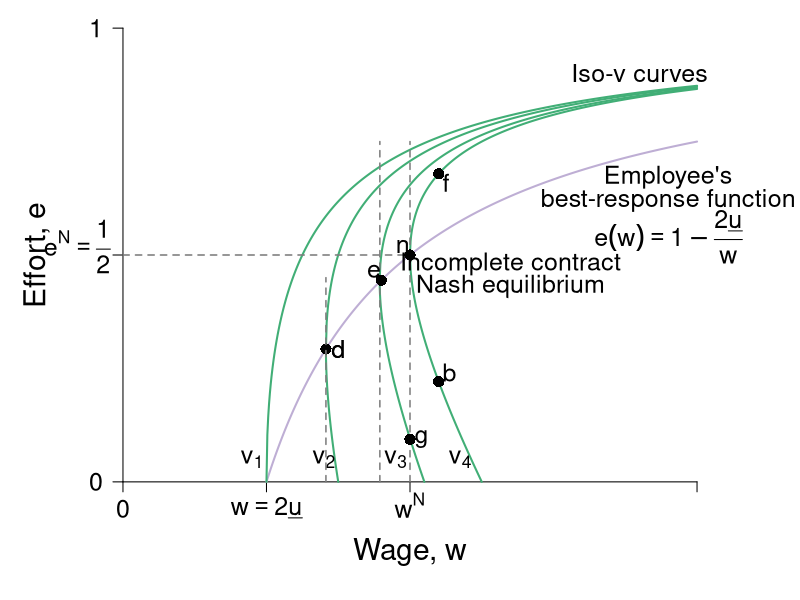

Write the R code that produced this figure.
require(shape)
pdf(file = "employment/employment_brf_pc_rightpanelv2.pdf", width = 9, height = 7)

#Set parameters for graphics
axislabelsize <- 1.8
labelsize <- 1.5
namesize <- 1.8
annotatesize <- 1.5
graphlinewidth <- 2
segmentlinewidth <- 1.5

#The equation is below when v = 0. See Wolfram Alpha output. 
COL <- c("#7fc97f", "#beaed4", "#fdc086", "#ffff99", "#386cb0", "#f0027f", "#bf5b17", "#666666")
COLA <- c("#e0f3db", "#99d8c9","#66c2a4","#41ae76", "#238b45", "#005824")
COLB <- c("#c6dbef", "#4eb3d3", "#2b8cbe", "#0868ac","#084081")
COLC <- c("#fcfbfd", "#efedf5", "#dadaeb", "#bcbddc", "#9e9ac8", "#807dba", "#6a51a3", "#54278f", "#3f007d")
grays <- gray.colors(25, start = 1, end = 0)

#The equation is below when v = 0. See Wolfram Alpha output. 
isov <- function(p, delta = 5) {
  (p - delta)/p
}

isovhigh1 <- function(p, delta = 5, v = 5){
  (sqrt(p^2 - 4 * delta * v) - p + 2*v)/( 2 * v )
}

isovlow1 <- function(p, delta = 5, v = 5){
  (-sqrt(p^2 - 4 * delta * v) - p + 2*v)/( 2 * v )
}

isovhigh2 <- function(p, delta = 5, v = 10){
  (sqrt(p^2 - 4 * delta * v) - p + 2*v)/( 2 * v )
}

isovlow2 <- function(p, delta = 5, v = 10){
  (-sqrt(p^2 - 4 * delta * v) - p + 2*v)/( 2 * v )
}

isovhigh3 <- function(p, delta = 5, v = 15){
  (sqrt(p^2 - 4 * delta * v) - p + 2*v)/( 2 * v )
}

isovlow3 <- function(p, delta = 5, v = 15){
  (-sqrt(p^2 - 4 * delta * v) - p + 2*v)/( 2 * v )
}

isovhigh4 <- function(p, delta = 5, v = 15){
  (sqrt(p^2 - 4 * delta * v) - p + 2*v)/( 2 * v )
}

isovlow4 <- function(p, delta = 5, v = 15){
  (-sqrt(p^2 - 4 * delta * v) - p + 2*v)/( 2 * v )
}

brfFn <- function(w, delta = 5) {
  1 - (2*delta) /w
}

#This is evaluated for p = 12; q = 12/(8*sqrt(12^2 - 4*delta1*v1)) - 1/8 for the slope
#At p = 12; q = (-sqrt(12^2 - 4*v1*delta1) - 12 + 2*v1)/(2*v1) = 0.799
tangencyLine <- function(p){
  (p*(0.05))
}



COL <- c("#7fc97f", "#beaed4", "#fdc086", "#ffff99", "#386cb0", "#f0027f", "#bf5b17", "#666666")
COLA <- c("#e0f3db", "#99d8c9","#66c2a4","#41ae76", "#238b45", "#005824")
COLB <- c("#c6dbef", "#4eb3d3", "#2b8cbe", "#0868ac","#084081")
COLC <- c("#fcfbfd", "#efedf5", "#dadaeb", "#bcbddc", "#9e9ac8", "#807dba", "#6a51a3", "#54278f", "#3f007d")
grays <- gray.colors(25, start = 1, end = 0)
par(mar =  c(5, 5, .5, 4))

xlims <- c(0, 40)
ylims <- c(0, 1)

plot(0, 0, xlim = xlims, ylim = ylims, type = "n",
     xlab = "",
     ylab = "",
     xaxt = "n", yaxt = "n", cex.lab = axislabelsize, bty = "n")

#Customize ticks and labels for the plot
#ticksy <- c(0, brfFn(p = 18.4), 0.5, 1)
ticksy <- c(0, NA, 0.5, 1)
#ylabels <- c(0, expression(paste(frac(1,2))), 1)
ylabels <- c(0, NA, NA, 1)
ticksx <- c(0, 10, NA, 20, 40)
#xlabels <- c(0, expression(paste(w == 2*underline(u))), expression(paste(w^g)), expression(paste(w^N)) , NA)
xlabels <- c(0, expression(paste(w == 2*underline(u))), NA, expression(paste(w^N)) , NA)
axis(1, at = ticksx, pos = 0, labels = xlabels, cex.axis = labelsize)
axis(2, at = ticksy, pos = 0, labels = ylabels, las = 1,cex.axis = labelsize)

#y-axis and x-axis labels
mtext(expression(paste("Wage, ", w)), side=1, line = 2.5, cex = axislabelsize)
text(-6, ylims[2] - 0.5*(ylims[2] - ylims[1]), expression(paste("Effort, ", e)), xpd = TRUE, cex = axislabelsize, srt = 90) 

npts <- 500 
npts2 <- 501
#Specify the sequences of points for graphing. 
xx0 <- seq(5, xlims[2], length.out = npts)
xx1 <- seq(10, xlims[2], length.out = npts)
xx2 <- seq(xlims[1], 15, length.out = npts)
xx3 <- seq(10, xlims[2], length.out = npts2)
xx4 <- seq(xlims[1], 10, length.out = npts2)
#For below, I solved sqrt(p^2 - 200) - p + 200/p = 0, getting p = 10*sqrt(2) = 14.14214
xx5 <- seq(14.14214, xlims[2], length.out = npts2)
xx6 <- seq(14.14214, 15, length.out = npts2)

xx7 <- seq(17.889, xlims[2], length.out = npts2)
xx8 <- seq(17.889, 21, length.out = npts2)

xx9 <- seq(20, xlims[2], length.out = npts2)
xx10 <- seq(xlims[1], 25, length.out = npts2)

#Lines for the coordinates of the Nash equilbrium
#segments(10, 0, 10, 0.175, lty = 2, col = grays[22], lwd = segmentlinewidth)
#segments(20, 0, 20, 0.6545, lty = 2, col = grays[20], lwd = segmentlinewidth)
#segments(0, 0.5, 20, 0.5, lty = 2, col = grays[20], lwd = segmentlinewidth)
#segments(14.14214, 0.15, 14.14214, 0.45, lty = 2, col = grays[22], lwd = segmentlinewidth)
#segments(17.889, 0.3, 17.889, 0.6, lty = 2, col = grays[22], lwd = segmentlinewidth)

#Draw the lines for the graphs
#lines(xx0, isov(xx0, delta = 5), col = COLA[4], lwd = graphlinewidth)
lines(xx1, brfFn(xx1), col = COL[2], lwd = graphlinewidth)
#lines(xx2, tangencyLine(xx2), col = "darkgrey", lwd = segmentlinewidth, lty = 2)
lines(xx3, isovhigh1(xx3, v = 5, delta = 5), col = COLA[4], lwd = graphlinewidth)
lines(xx4, isovlow1(xx4, v = 5, delta = 5), col = COLA[4], lwd = graphlinewidth)
lines(xx5, isovhigh2(xx5, v = 10, delta = 5), col = COLA[4], lwd = graphlinewidth)
lines(xx6, isovlow2(xx6, v = 10, delta = 5), col = COLA[4], lwd = graphlinewidth)
lines(xx7, isovhigh3(xx7, v = 16, delta = 5), col = COLA[4], lwd = graphlinewidth)
lines(xx8, isovlow3(xx8, v = 16, delta = 5), col = COLA[4], lwd = graphlinewidth)
lines(xx9, isovhigh4(xx9, v = 20, delta = 5), col = COLA[4], lwd = graphlinewidth)
lines(xx10, isovlow4(xx10, v = 20, delta = 5), col = COLA[4], lwd = graphlinewidth)

#Arrows and slope of iso-v label
#Arrows(29, 0.15, 24, 0.15,  col = "black", lty = 1, lwd = 2, arr.type = "triangle")
#text(32, 0.2, expression(paste("Slope of iso-v")), cex = annotatesize)
#text(32.3, 0.15, expression(paste(" = -mrs ")), cex = annotatesize)
#text(32, 0.06, expression(paste(" = " -frac(v[p], v[q]))), cex = annotatesize)

#Add a point for the NE
points(20, 0.5, pch = 16, col = "black", cex = 1.5)


#y-axis tick label
#text(-4.5,brfFn(w = 18.4), expression(paste(e^g)), xpd = TRUE, cex = labelsize) 
text(-3.2,0.52, expression(paste(e^N == frac(1,2))), xpd = TRUE, cex = labelsize) 

#Annotation of the three graphs and the NE
# text(3.4, 0.05, expression(paste(v[0] == z)), cex = annotatesize)
text(9.0, 0.05, expression(paste(v[1])), cex = annotatesize)
text(14, 0.05, expression(paste(v[2])), cex = annotatesize)
text(19, 0.05, expression(paste(v[3])), cex = annotatesize)
text(23.5, 0.05, expression(paste(v[4])), cex = annotatesize)
#text(21, 0.48, expression(paste("n")), cex = annotatesize)
#text(33, 0.58, expression(paste("Best-response function")), cex = annotatesize)
text(36, 0.9, expression(paste("Iso-v curves")), cex = annotatesize)
text(38, 0.67, expression(paste("Employee's")),cex = labelsize,xpd = TRUE)
text(38, 0.62, expression(paste("best-response function")),cex = labelsize,xpd = TRUE)
text(38, 0.54, expression(paste(e(w) == 1 - frac(2*underline(u),w))),cex = labelsize,xpd = TRUE)

#Lines for the coordinates of the Nash equilbrium
#segments(5, 0, 5, 1, lty = 2, col = "darkgray", lwd = 3)
#segments(10, 0, 10, 0.2, lty = 2, col = grays[20], lwd = segmentlinewidth)
segments(20, 0, 20, 0.75, lty = 2, col = grays[20], lwd = segmentlinewidth)
segments(0, 0.5, 20, 0.5, lty = 2, col = grays[20], lwd = segmentlinewidth)
#segments(14.14214, 0.15, 14.14214, 0.45, lty = 2, col = "darkgray", lwd = 3)
text(19.5, 0.52, expression(n), cex = labelsize)
text(27, 0.48, expression(paste("Incomplete contract")), cex = labelsize)
text(27, 0.43, expression(paste("Nash equilibrium")), cex = labelsize)


#Arrows and slope of iso-v label
#Arrows(29, 0.15, 24, 0.15,  col = "black", lty = 1, lwd = 2, arr.type = "triangle")
#text(32, 0.2, expression(paste("Slope of iso-v")), cex = labelsize)
#text(32.3, 0.15, expression(paste(phantom() == "-mrs ")), cex = labelsize)
#text(32, 0.08, expression(paste(phantom() == -frac(v[w], v[e]))),cex = labelsize)



#Add a point for the NE
points(20, 0.5, pch = 16, col = "black", cex = 1.5)

segments(17.9, 0, 17.9, 0.75, lty = 2, col = grays[20], lwd = segmentlinewidth)
#segments(0, brfFn(w = 18), 18.4, brfFn(w = 18), lty = 2, col = grays[20], lwd = segmentlinewidth)
points(18, brfFn(w= 18), pch = 16, col = "black", cex = 1.5)
text(17.5, brfFn(18) + 0.02, expression(e), cex = labelsize)

points(14.14214, 0.2928934, pch = 16, col = "black", cex = 1.5)
text(15, 0.2928934, expression(paste("d")), cex = annotatesize)
points(14.14214, 0.2928934, pch = 16, col = "black", cex = 1.5)
text(15, 0.2928934, expression(paste("d")), cex = annotatesize)
segments(14.14214, 0, 14.14214, 0.45, lty = 2, col = grays[20], lwd = segmentlinewidth)


#Add a point for h
#Figure out q for p = 14.14214: q = 1 - 2delta/p = 1 - (2*5)/14.14214 =  0.2928934
points(20, 0.0939422, pch = 16, col = "black", cex = 1.5)
text(20.8, 0.0939422, expression(g), cex = labelsize)

points(22, isovhigh3(22, v = 20, delta = 5), pch = 16, col = "black", cex = 1.5)
text(22 + 0.5, isovhigh3(22, v = 20, delta = 5) - 0.02, expression(f),cex = labelsize)
points(22, isovlow3(22, v = 20, delta = 5), pch = 16, col = "black", cex = 1.5)
text(22 + 0.75, isovlow3(22, v = 20, delta = 5) + 0.02, expression(b),cex = labelsize)


dev.off()
